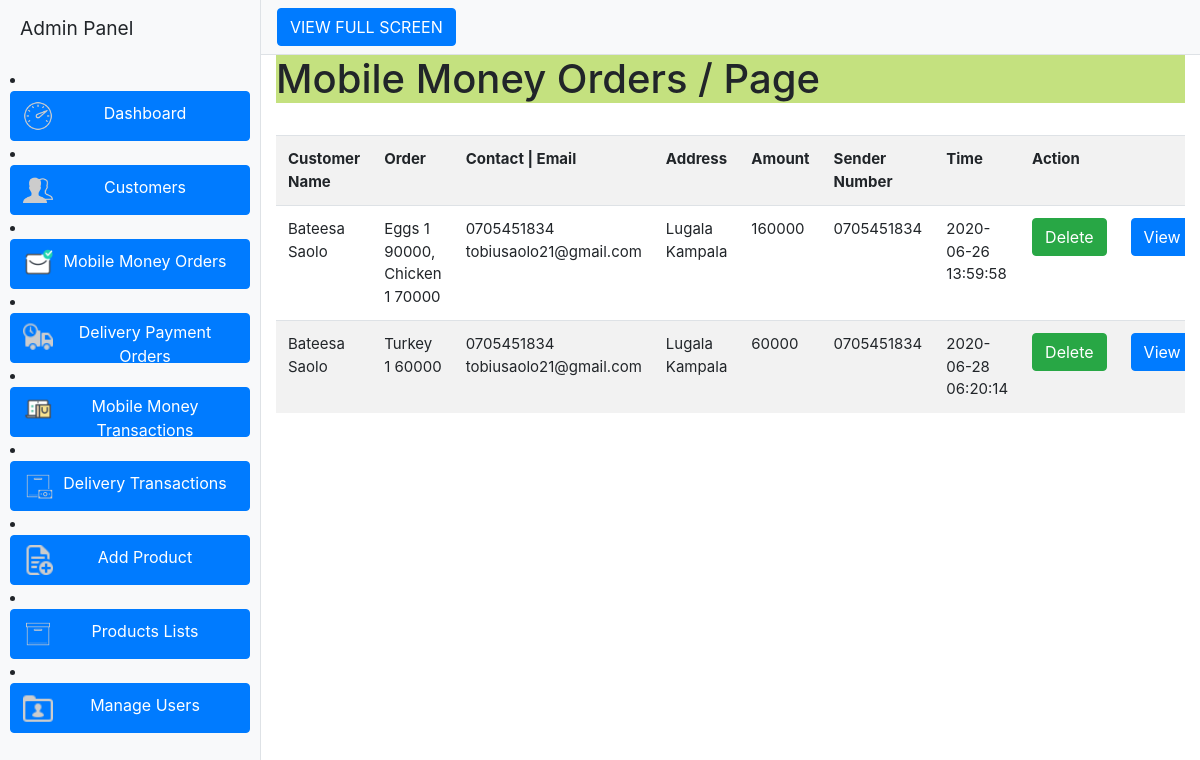
The page /admin2/mm_orders.php on the database its author committed.
### tables this page shows
CREATE TABLE `mm_order` (
  `order_id` int(11) NOT NULL,
  `id_user` varchar(11) NOT NULL,
  `order_list` varchar(500) NOT NULL,
  `total` varchar(10) NOT NULL,
  `sender_number` varchar(15) NOT NULL,
  `status` varchar(15) NOT NULL,
  `date` timestamp NOT NULL DEFAULT CURRENT_TIMESTAMP ON UPDATE CURRENT_TIMESTAMP
);

CREATE TABLE `user_info` (
  `user_id` int(10) NOT NULL,
  `first_name` varchar(100) NOT NULL,
  `last_name` varchar(100) NOT NULL,
  `email` varchar(300) NOT NULL,
  `password` varchar(300) NOT NULL,
  `mobile` varchar(10) NOT NULL,
  `address1` varchar(300) NOT NULL,
  `address2` varchar(11) NOT NULL
);

### admin2/mm_orders.php (the view, shortened to what this page needs)
<?php
include("../db.php");
$page=$_GET['page'];
if($page=="" || $page=="1")
{
$page1=0;
}
else
{
$page1=($page*10)-10;
}
?>
<!DOCTYPE html>
<html lang="en">
<head>
  <link href="vendor/bootstrap/css/bootstrap.min.css" rel="stylesheet">
  <link href="css/simple-sidebar.css" rel="stylesheet">
</head>
<body>
  <div class="d-flex" id="wrapper">
    <div class="bg-light border-right" id="sidebar-wrapper">
      <div class="sidebar-heading">Admin Panel</div>
      <div class="list-group list-group-flush" style="margin:10px;">
        <li><button style="width:240px; height:50px" type="button" class="btn btn-default btn-primary" onClick="location.href='index.php'"><span style="float:left;"><img src="./imgs/icons8-dashboard-50.png" style="height:30px; width: 30px;"></span> Dashboard </button></li>
        <li><button style="width:240px; height:50px" type="button" class="btn btn-default btn-primary" onClick="location.href='customers.php'"><span style="float:left;"><img src="./imgs/icons8-group-50.png"  style="height:30px; width: 30px;"></span> Customers </button></li>
        <li><button style="width:240px; height:50px" type="button" class="btn btn-default btn-primary" onClick="location.href='mm_orders.php'"> <span style="float:left;"><img src="./imgs/icons8-received-64.png" style="height:30px; width: 30px;"></span> Mobile Money Orders </button></li>
          <li><button style="width:240px; height:50px" type="button" class="btn btn-default btn-primary" onClick="location.href='orders.php'"> <span style="float:left;"><img src="./imgs/icons8-delivery-26.png" style="height:30px; width: 30px;"></span> Delivery Payment Orders </button></li>
          <li><button style="width:240px; height:50px" type="button" class="btn btn-default btn-primary" onClick="location.href='mm_transcations.php'"> <span style="float:left;"><img src="./imgs/icons8-online-shopping-128.png" style="height:30px; width: 30px;" ></span>Mobile Money Transactions </button></li>
          <li><button style="width:240px; height:50px" type="button" class="btn btn-default btn-primary" onClick="location.href='delivery_transcations.php'"> <span style="float:left;"><img src="./imgs/icons8-cash-on-delivery-80.png" style="height:30px; width: 30px;"></span>Delivery Transactions </button></li>
          <li><button style="width:240px; height:50px" type="button" class="btn btn-default btn-primary" onClick="location.href='add_product.php'"> <span style="float:left;" ><img src="./imgs/icons8-new-copy-26.png" style="height:30px; width: 30px;"></span> Add Product </button></li>
          <li>
          <button style="width:240px; height:50px" type="button" class="btn btn-default btn-primary" onClick="location.href='clothes_list.php'">
          <span style="float:left;"><img src="./imgs/icons8-product-80.png" style="height:30px; width: 30px;"></span>  Products  Lists</button>
          </li>
        <li><button style="width:240px; height:50px" type="button" class="btn btn-default btn-primary" onClick="location.href='manage_users.php'"> <span style="float:left;"><img src="./imgs/icons8-user-folder-26.png" style="height:30px; width: 30px;"></span> Manage Users </button></li>
      </div>
    </div>
    <div id="page-content-wrapper">
      <nav class="navbar navbar-expand-lg navbar-light bg-light border-bottom">
        <button class="btn btn-primary" id="menu-toggle">VIEW FULL SCREEN</button>
      </nav>
      <div class="container-fluid">
        <div class="panel-heading" style="background-color:#c4e17f">
  <h1>Mobile Money Orders  / Page <?php echo $page;?> </h1></div><br>
<div class='table-responsive'>
<div style="overflow-x:scroll;">
<table class="table  table-hover table-striped" style="font-size:15px">
<tr><th>Customer Name</th><th>Order</th><th>Contact | Email</th><th>Address</th><th>Amount</th><th>Sender Number</th><th>Time</th><th>Action</th><th></th></tr>
<?php
$result=mysqli_query($con,"select id_user, order_list,total,sender_number,date, first_name,last_name, mobile, email, address1, address2 from mm_order,user_info where user_info.user_id=mm_order.id_user Limit $page1,10")or die ("query 1 incorrect.....");
while(list($order_id,$order_list,$total,$sender_number,$date,$firstname,$lastname,$mobile,$email,$address1,$address2)=mysqli_fetch_array($result))
{
echo "<tr><td>$firstname $lastname</td><td>$order_list</td><td>$mobile<br>$email</td><td>$address1<br>$address2</td><td>$total</td><td> $sender_number</td><td>$date</td>
<td>
<a class=' btn btn-success' href='orders.php?order_id=$order_id&action=delete'>Delete</a>
</td>
<td>
<button type='button' class='btn btn-primary' data-toggle='modal' data-target='#exampleModalCenter'>
  View
</button>
<div class='modal fade' id='exampleModalCenter' tabindex='-1' role='dialog' aria-labelledby='exampleModalCenterTitle' aria-hidden='true'>
  <div class='modal-dialog modal-dialog-centered' role='document'>
    <div class='modal-content'>
      <div class='modal-header'>
        <h5 class='modal-title' id='exampleModalLongTitle'>Customer Order</h5>
        <button type='button' class='close' data-dismiss='modal' aria-label='Close'>
          <span aria-hidden='true'>&times;</span>
        </button>
      </div>
      <div class='modal-body text-center'>
        Name of Customer:$firstname $lastname<br />
        Email:$email<br />
        Tel:$mobile<br />
        Adress:$address1,$address2 <br />
        <u><h4 class='h4'>Items Ordered</h4></u>";
        echo "Amount:UGX $total
      </div>
      <div class='modal-footer'>
        <button type='button' class='btn btn-secondary' data-dismiss='modal'>Close</button>
        <form method='post' action='send_mail.php'>
        <input type='hidden' name='mm_id' value='".$order_id."'>
        <input type='hidden' name='mm_value' value=1>
        <input type='hidden' name='email' value='".$email."'>
        <input type='hidden' name='message' value='".$order_list."'>
        <input type='submit' name='submit' value ='Confirm Order' class='btn btn-primary'>
        </form>
      </div>
    </div>
  </div>
</div>
</td>
</tr>";
}
?>
</table>
</div>
      </div>
    </div>
  </div>
</body>
</html>

### admin2/css/simple-sidebar.css (style rules this page uses)
#wrapper { overflow-x: hidden; }
#sidebar-wrapper { min-height: 100vh; margin-left: -15rem; -webkit-transition: margin .25s ease-out; -moz-transition: margin .25s ease-out; -o-transition: margin .25s ease-out; transition: margin .25s ease-out; }
#sidebar-wrapper .sidebar-heading { padding: 0.875rem 1.25rem; font-size: 1.2rem; }
#sidebar-wrapper .list-group { width: 15rem; }
#page-content-wrapper { min-width: 100vw; }
@media (min-width: 768px) { #sidebar-wrapper { margin-left: 0; } }
@media (min-width: 768px) { #page-content-wrapper { min-width: 0; width: 100%; } }

### rows shown on the page
mm_order: user_info.first_name "Bateesa", user_info.last_name "Saolo", order_list "Eggs 1 90000, Chicken 1 70000", user_info.mobile "0705451834", user_info.email "tobiusaolo21@gmail.com", user_info.address1 "Lugala", user_info.address2 "Kampala", total "160000", sender_number "0705451834", date "2020-06-26 13:59:58"
mm_order: user_info.first_name "Bateesa", user_info.last_name "Saolo", order_list "Turkey 1 60000", user_info.mobile "0705451834", user_info.email "tobiusaolo21@gmail.com", user_info.address1 "Lugala", user_info.address2 "Kampala", total "60000", sender_number "0705451834", date "2020-06-28 06:20:14"
